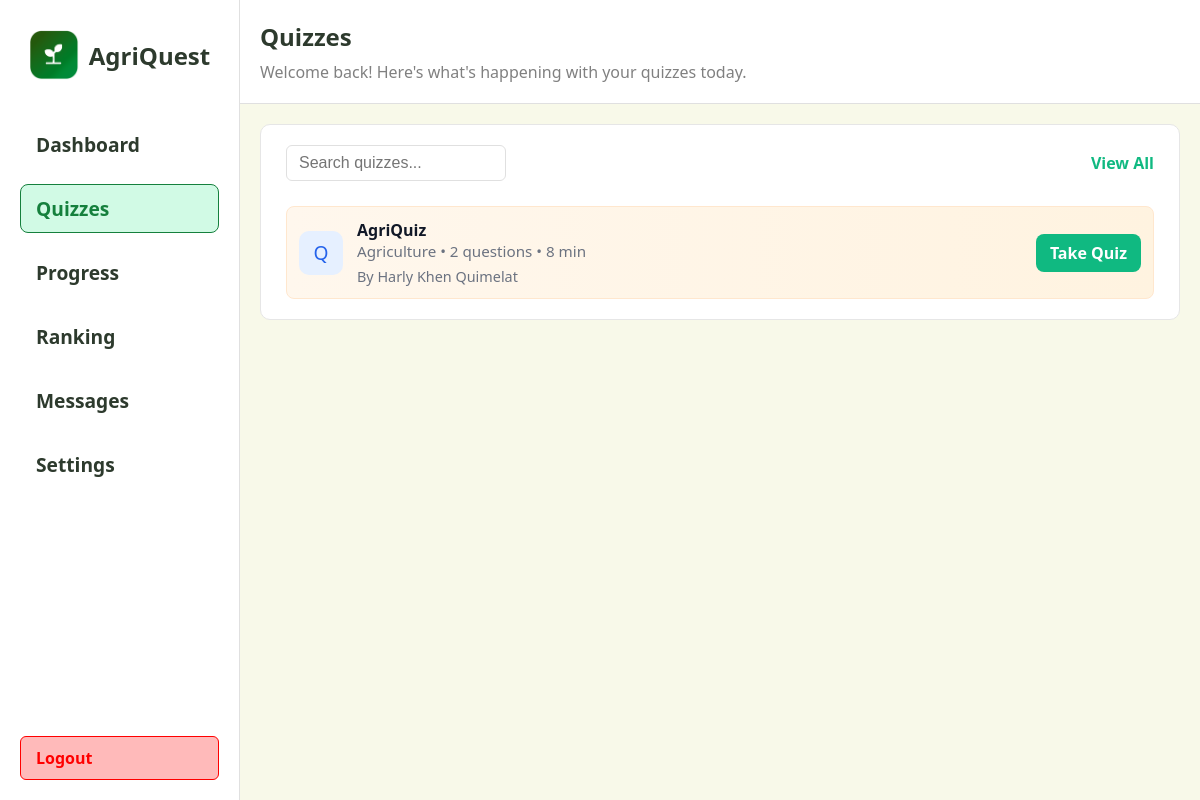
The app's page /student/quizzes with its own data.
### app/models.py (models this page shows, shortened)
class Quiz(db.Model):
	id = db.Column(db.Integer, primary_key=True)
	title = db.Column(db.String(200), nullable=False)
	description = db.Column(db.Text)
	time_limit = db.Column(db.Integer, default=0)  # minutes
	difficulty = db.Column(db.String(50))
	teacher_id = db.Column(db.Integer, db.ForeignKey('teacher.id'), nullable=True)
	subject_id = db.Column(db.Integer, db.ForeignKey('subject.id'), nullable=True)
	questions = db.relationship('Question', backref='quiz', cascade='all, delete-orphan', lazy=True)
	created_at = db.Column(db.DateTime, nullable=False, default=db.func.now())

class Subject(db.Model):
	id = db.Column(db.Integer, primary_key=True)
	name = db.Column(db.String(120), unique=True, nullable=False)
	code = db.Column(db.String(20), unique=True)
	description = db.Column(db.Text)
	category = db.Column(db.String(50))
	grade_level = db.Column(db.String(20))
	quizzes = db.relationship('Quiz', backref='subject', lazy=True)

class Teacher(db.Model):
	id = db.Column(db.Integer, primary_key=True)
	name = db.Column(db.String(100), nullable=False)
	email = db.Column(db.String(120), unique=True, nullable=False)
	password_hash = db.Column(db.String(128), nullable=False)
	quizzes = db.relationship('Quiz', backref='teacher', lazy=True)

### app/routes.py (the view)
@main.route("/student/quizzes")
def student_quizzes():
    quizzes = Quiz.query.order_by(Quiz.created_at.desc()).all()
    return render_template("student/quizzes.html", quizzes=quizzes)

### app/templates/student/quizzes.html (shortened to what this page needs)
<!DOCTYPE html>
<html lang="en">
  <head>
  </head>
  <body>
    <div class="left">
      {% include 'partials/student_sidebar.html' %}
    </div>
    <div class="right">
      <div class="header">
        <div class="header-title">
          <span style="font-size: 1.5rem; font-weight: 700; color: #2d3a2d"
            >Quizzes</span
          >
          <span style="font-size: 1rem; color: grey"
            >Welcome back! Here's what's happening with your quizzes
            today.</span
          >
        </div>
      </div>
      <div class="section" style="width: 100%;">
        <div class="available-quizzes" style="width: 100%;">
          <div style="display: flex; justify-content: space-between; align-items: center;">
            <input id="quiz-search" type="text" placeholder="Search quizzes..." style="padding: 8px 12px; border-radius: 6px; border: 1px solid #e0e0e0; font-size: 1rem; width: 220px;" />
            <a style="color: #10b981; text-decoration: none; font-weight: 700">View All</a>
          </div>
          {% if quizzes and quizzes|length > 0 %}
            {% for quiz in quizzes %}
              {% set color_idx = (loop.index0 % 5) + 1 %}
              <div class="quiz-item quiz-color-{{ color_idx }}" data-title="{{ quiz.title|e }}" data-subject="{{ (quiz.subject.name if quiz.subject else '')|e }}" style="border-radius: 8px; padding: 12px; display: flex; align-items: center; gap: 14px; margin-top: 10px;">
                <div style="width: 44px; height: 44px; border-radius: 10px; background: #e6f0ff; display: flex; align-items: center; justify-content: center; font-size: 1.2rem; color: #2563eb;">
                  Q
                </div>
                <div style="flex: 1;">
                  <div style="font-weight: 700; color: #111827;">{{ quiz.title }}</div>
                  <div style="color: #6b7280; font-size: 0.95rem;">{{ quiz.subject.name if quiz.subject else 'Unspecified' }} • {{ quiz.questions|length }} questions • {{ quiz.time_limit }} min</div>
                  <div style="color: #6b7280; font-size: 0.9rem; margin-top: 6px">{% if quiz.teacher_id and quiz.teacher %}By {{ quiz.teacher.name }}{% else %}By Unknown{% endif %}</div>
                </div>
                <div style="display: flex; gap: 8px;">
                  <a href="{{ url_for('main.student_take_quiz', quiz_id=quiz.id) }}" class="btn green">Take Quiz</a>
                </div>
              </div>
            {% endfor %}
          {% else %}
            <div style="padding:20px; color:#6b7280;">No quizzes available yet. Please check back later.</div>
          {% endif %}
        </div>
      </div>
    </div>
  </body>
</html>

### app/templates/student/quizzes.html (style rules this page uses)
* { box-sizing: border-box; margin: 0; padding: 0; }
body { font-family: "Segoe UI", Tahoma, Geneva, Verdana, sans-serif; background: #f8f9e9; min-height: 100vh; display: flex; }
.left { width: 20%; background: white; padding: 20px; display: flex; flex-direction: column; justify-content: space-between; min-height: 100vh; border-right: 1px solid #e0e0e0; }
.right { height: 100vh; width: 80%; overflow-y: scroll; padding-bottom: 20px; }
.header { width: 100%; background-color: #fff; border-bottom: 1px solid #e0e0e0; margin-bottom: 20px; padding: 20px; display: flex; justify-content: space-between; align-items: center; }
.header-title { display: flex; flex-direction: column; gap: 8px; }
.section { display: flex; gap: 20px; padding: 0 20px; margin-top: 20px; }
.available-quizzes { width: 100%; background: white; border-radius: 10px; padding: 20px 25px; border: 1px solid #e6e6e6; display: flex; flex-direction: column; gap: 15px; }
.quiz-item { display: flex; align-items: center; gap: 14px; padding: 12px; border-radius: 8px; background: #fff; border: 1px solid transparent; }
.quiz-color-1 { background: linear-gradient(90deg, #fff7ed, #fff3e0); border: 1px solid #ffe7ce; }
.btn { padding: 8px 14px; border-radius: 8px; border: none; font-weight: 700; text-decoration: none; cursor: pointer; }
.btn.green { background: #10b981; color: #fff; }

### records on screen
Quiz: title "AgriQuiz", subject "Agriculture", questions|length "2", time_limit "8", teacher.name "Harly Khen Quimelat"
